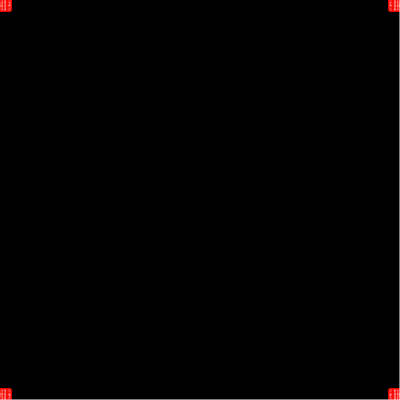
Frame 1 (no input)
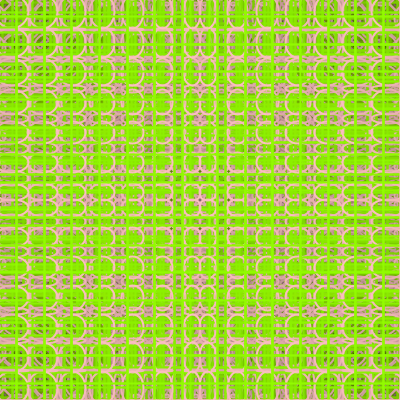
Frame 60 (the mouse pressed at the canvas centre just before this capture)
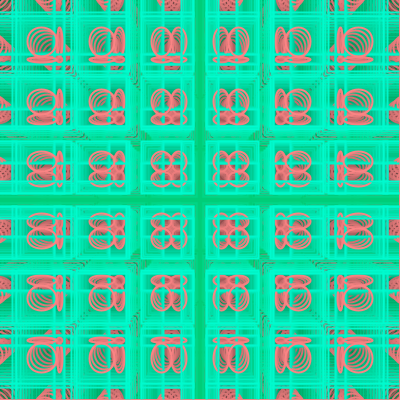
Frame 120 (the mouse held since frame 60 and released just before this capture)

The Processing sketch that drew these frames (run headless with seeded random() and noise(); from frame 60 on, the mouse is pressed at the canvas centre):

// Processing sketch: processing_63743
// ── processing_63743.pde

void setup()
{
size(400, 400);
strokeWeight(2);//ancho del trazo
noFill();
rectMode(CENTER);
colorMode(HSB);
background(0);
}
//--------------------------------
int col = 0;//variable color
float x = 0;//variable posicion
float y = 0;
int cant = 20;//variable que determina la cantidad de lugares del array
float [] circulosx = new float[cant];
float [] circulosy = new float[cant];
//------------------------------------------
 void draw() 
{
  col = (col+1) % 256;//para que el color vaya cambiando
//-----------------------------------------------   
/* lleno los lugares del array con lo que despues voy a usar como posicion de 
cuadrados y circulos*/ 
  for (int i = 0; i < circulosx.length; i++) 
      {  
        x+=0.5;// para que vaya incrementando de a poco
        y+=0.5;
        circulosx[i] = (x*i)/cant;
        circulosy[i] = (y*i)/cant;
      };
//----------------------------------------------- 
/*hasta que el ultimo cuadrado llegue a la esquina opuesta
entonces vuelve a empezar*/
if(x >= width * 22)
{
x = 0; 
y = 0;
};
//----------------------------------------------- 
//for anidados para que repita en los dos ejes
  for (int a = 1; a < circulosx.length; a++) 
      { 
       for (int b = 1; b < circulosx.length; b++) 
           {
/* tanton los cuadrados como los circulos, el primero es el que tomo como referencia para luego
determinar la posicion de los otros 3. Uno se mueve en paralelo al eje X, otro en paralelo
al eje Y, y el otro en sentido contrario al primero.*/
            stroke(col, 255, 255);
            rect(circulosx[a], circulosy[b], circulosx[a]/6,  circulosx[b]/6);
            rect(width - circulosx[a], circulosy[b], circulosx[a]/6,  circulosx[b]/6); 
            rect(circulosx[a], height - circulosy[b], circulosx[a]/6,  circulosx[b]/6);   
            rect(width - circulosx[a], height - circulosy[b], circulosx[a]/6,  circulosx[b]/6);
  //--------------           
            stroke(255, col, 255);
            ellipse(circulosx[a], circulosy[b],circulosx[a]/12,  circulosx[b]/12);
            ellipse(width - circulosx[a], circulosy[b], circulosx[a]/12,  circulosx[b]/12); 
            ellipse(circulosx[a], height - circulosy[b], circulosx[a]/12,  circulosx[b]/12);   
            ellipse(width - circulosx[a], height - circulosy[b], circulosx[a]/12,  circulosx[b]/12);
           };
      };    
//-------------------------------
//rectangulo para que genere transparencia a medida que se generan las formas
 fill(0, 5);
 rect(0, 0, width*2, height*2);
//------------------------------------------ 
}
  
